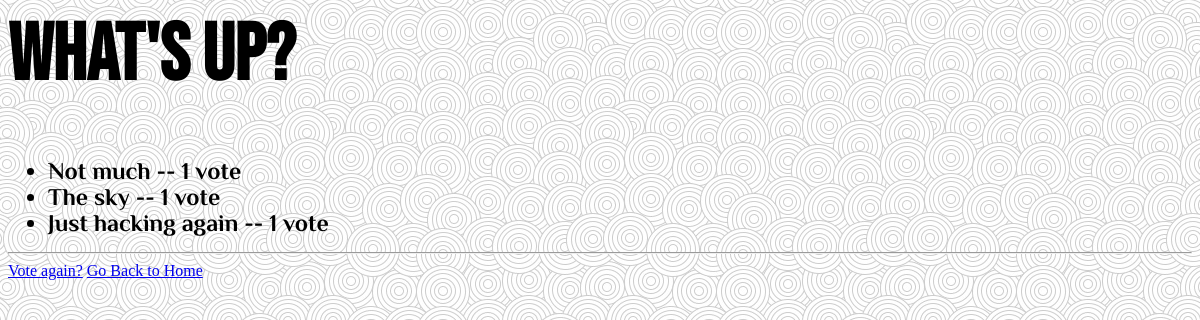
/1/results/, run on the app's committed database.
### polls/models.py (models this page shows, shortened)
class Question(models.Model):
    question_text = models.CharField(max_length=200)
    pub_date = models.DateTimeField('date published')

class Choice(models.Model):
    question = models.ForeignKey(Question, on_delete=models.CASCADE)
    choice_text = models.CharField(max_length=200)
    votes = models.IntegerField(default=0)

### polls/views.py (the view)
# urls.py: path('<int:pk>/results/', views.ResultsView.as_view(), name='results'),
class ResultsView(generic.DetailView):
    model = Question
    template_name = 'polls/results.html'

### polls/templates/polls/results.html
{% load static %}
<html><body>
<link rel="stylesheet" type="text/css" href="{% static 'polls/rstyle.css' %}" />
<h1 id="head">{{ question.question_text }}</h1>
<ul>
{% for choice in question.choice_set.all %}
    <li id="list">{{ choice.choice_text }} -- {{ choice.votes }} vote{{ choice.votes|pluralize }}</li>
{% endfor %}
</ul>
<hr>
<a href="{% url 'polls:detail' question.id %}">Vote again?</a>
<a href="{% url 'polls:index'%}">Go Back to Home</a>
</body></html>

### polls/static/polls/rstyle.css (style rules this page uses)
#head { font-family: 'bnr'; font-size: 500%; }
#list { font-family: 'bnr2'; font-size: 150%; }
body { background-image: url("images/pattern.jpg"); }

### data on the page
Question: question_text "What's up?"
Choice: choice_text "Not much", votes "1"
Choice: choice_text "The sky", votes "1"
Choice: choice_text "Just hacking again", votes "1"
